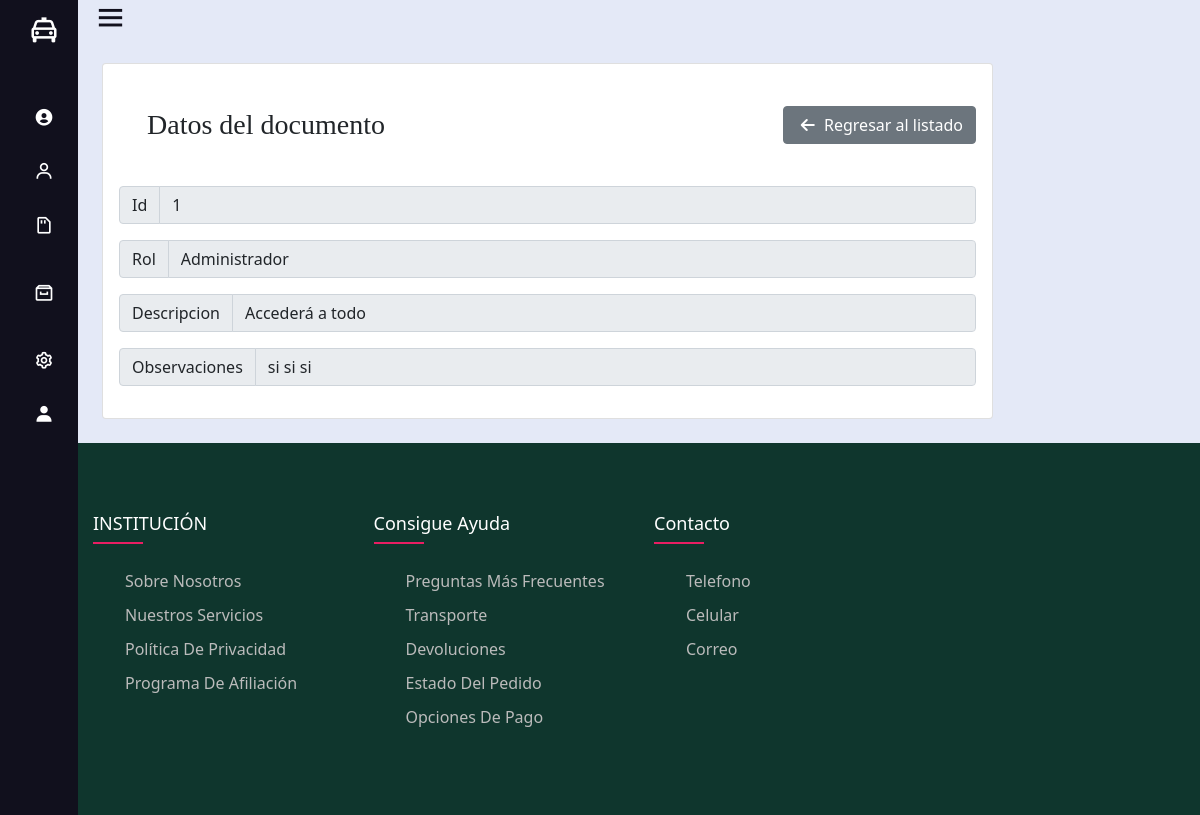
The page /mUserRol/view/1 (signed in) on the database its author committed.
### Aplicacion1/models.py (models this page shows, shortened)
class Muserrol(models.Model):
    id = models.AutoField(db_column='Id', primary_key=True)  # Field name made lowercase.
    rol = models.CharField(db_column='Rol', max_length=50)  # Field name made lowercase.
    descripcion = models.CharField(db_column='Descripcion', max_length=200, blank=True, null=True)  # Field name made lowercase.
    activo = models.IntegerField(db_column='Activo', blank=True, null=True)  # Field name made lowercase.
    estado = models.IntegerField(db_column='Estado')  # Field name made lowercase.
    obs = models.CharField(db_column='Obs', max_length=200, blank=True, null=True)  # Field name made lowercase.
    idusercrea = models.IntegerField(db_column='IdUserCrea', blank=True, null=True)  # Field name made lowercase.
    idusermodifica = models.IntegerField(db_column='IdUserModifica', blank=True, null=True)  # Field name made lowercase.
    fechacrea = models.DateTimeField(db_column='FechaCrea', blank=True, null=True)  # Field name made lowercase.
    fechamodifica = models.DateTimeField(db_column='FechaModifica', blank=True, null=True)  # Field name made lowercase.
    maqcrea = models.CharField(db_column='MaqCrea', max_length=50, blank=True, null=True)  # Field name made lowercase.
    maqmodifica = models.CharField(db_column='MaqModifica', max_length=50, blank=True, null=True)  # Field name made lowercase.
    class Meta:
        managed = True
        db_table = 'MUserRol'

### Aplicacion1/views.py (the view)
# urls.py: path('mUserRol/view/<id>', views.viewMUserRol, name = "viewTypemUserRol"),
@login_required(login_url='signin')
def viewMUserRol(request, id):
	MUserRol=Muserrol.objects.get(id=id)
	return render(request,'paginas/m_user_rol/view.html', {"MUserRol": MUserRol})

### Aplicacion1/templates/paginas/m_user_rol/view.html (shortened to what this page needs)
{% extends '../../layout.html' %}
{% block content %}
<div class="row">
    <div class="col-md-10">
        <div class="card">
            <div class="card-body">
                <div class="d-flex bd-highlight mb-3 align-items-center">
                    <div class="me-auto bd-highlight align-self-end p">
                        <h3 class="title-card">Datos del documento</h3>
                    </div>
                    <div class="bd-highlight">
                        <a href="{% url 'listmUserRol' %}" class="btn btn-secondary"><i class="fas fa-arrow-left"></i> Regresar al listado</a>
                    </div>
                </div>
                <div class="input-group mb-3">
                    <span class="input-group-text" id="basic-addon3">Id </span>
                    <input type="text" class="form-control" id="basic-url" aria-describedby="basic-addon3" value="{{MUserRol.id}}" disabled>
                </div>
                <div class="input-group mb-3">
                    <span class="input-group-text" id="basic-addon3">Rol </span>
                    <input type="text" class="form-control" id="basic-url" aria-describedby="basic-addon3" value="{{MUserRol.rol}}" disabled>
                </div>
                <div class="input-group mb-3">
                    <span class="input-group-text" id="basic-addon3">Descripcion </span>
                    <input type="text" class="form-control" id="basic-url" aria-describedby="basic-addon3" value="{{MUserRol.descripcion}}" disabled>
                </div>
                <div class="input-group mb-3">
                    <span class="input-group-text" id="basic-addon3">Observaciones</span>
                    <input type="text" class="form-control" id="basic-url" aria-describedby="basic-addon3" value="{{MUserRol.obs}}" disabled>
                </div>
            </div>
        </div>
    </div>
</div>
{% endblock %}

### ProyectoPNP/static/assets/css/style.css (style rules this page uses)
body { background-color: white; }
i { margin: 0px 5px; }
.title-card { font-family: 'Sahitya', serif; margin: 1em; }
.row { display: flex; flex-wrap: wrap; }

### rows shown on the page
Muserrol: id "1", rol "Administrador", descripcion "Accederá a todo", obs "si si si"
